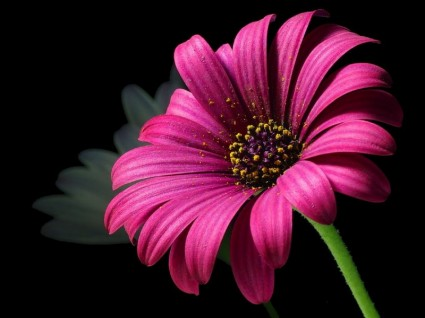
#> input picture practical homework 4/pic1.jpg, 425 x 318 px
$ python 'Problem 2.py'
#> lines starting #> are read from the running program, lines starting #| are printed output that depends on the picture
import cv2 as cv
import numpy as np
import matplotlib as mpl
import matplotlib.pyplot as plt


pic1 = cv.imread('pic1.jpg')
#> pic1 is the input picture: shape (318, 425, 3); mean B, G, R 41.3, 21.8, 66.2
colors = ('r', 'b', 'g')

for i, col in enumerate(colors):
    hist = cv.calcHist([pic1], [i], None, [256], [0,256])
    plt.plot(hist, color=col)
    plt.title('Color Histogram')
    plt.xlabel('Bins')
    plt.ylabel('N of pixels')
    axes = plt.gca()
    axes.set_ylim([0,800])


plt.show()
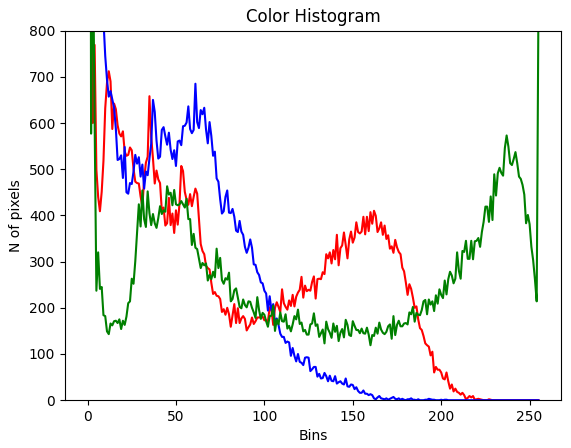
#> figure drawn by matplotlib, 1 panel; curve peaks at x = 0, y = 66872; curve peaks at x = 0, y = 69837; curve peaks at x = 0, y = 63885
cv.waitKey(0)

$ run again, with practical homework 4/pic2.jpg copied over practical homework 4/pic1.jpg
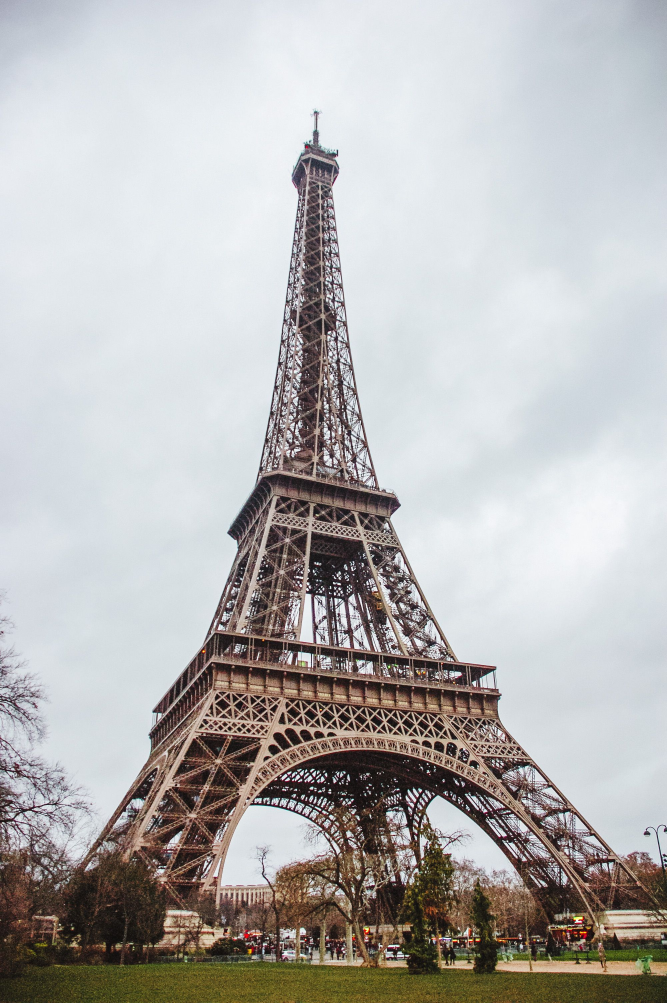
#> input picture practical homework 4/pic2.jpg, 2000 x 3008 px (shown at 1/3 size)
#> pic1 is the input picture: shape (3008, 2000, 3); mean B, G, R 179.2, 180, 181.4
#> `plt.show()`:
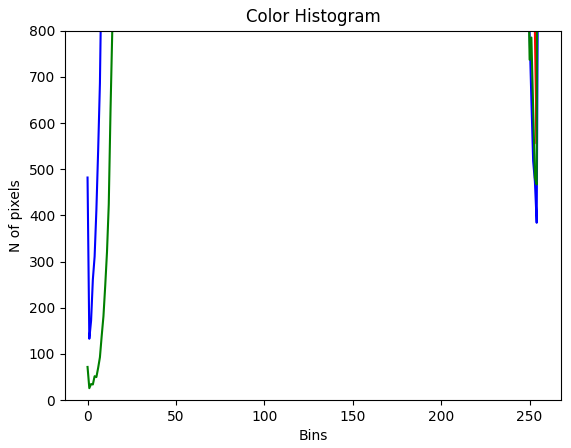
#> figure drawn by matplotlib, 1 panel; curve peaks at x = 237, y = 195680; curve peaks at x = 232, y = 201822; curve peaks at x = 227, y = 179428
